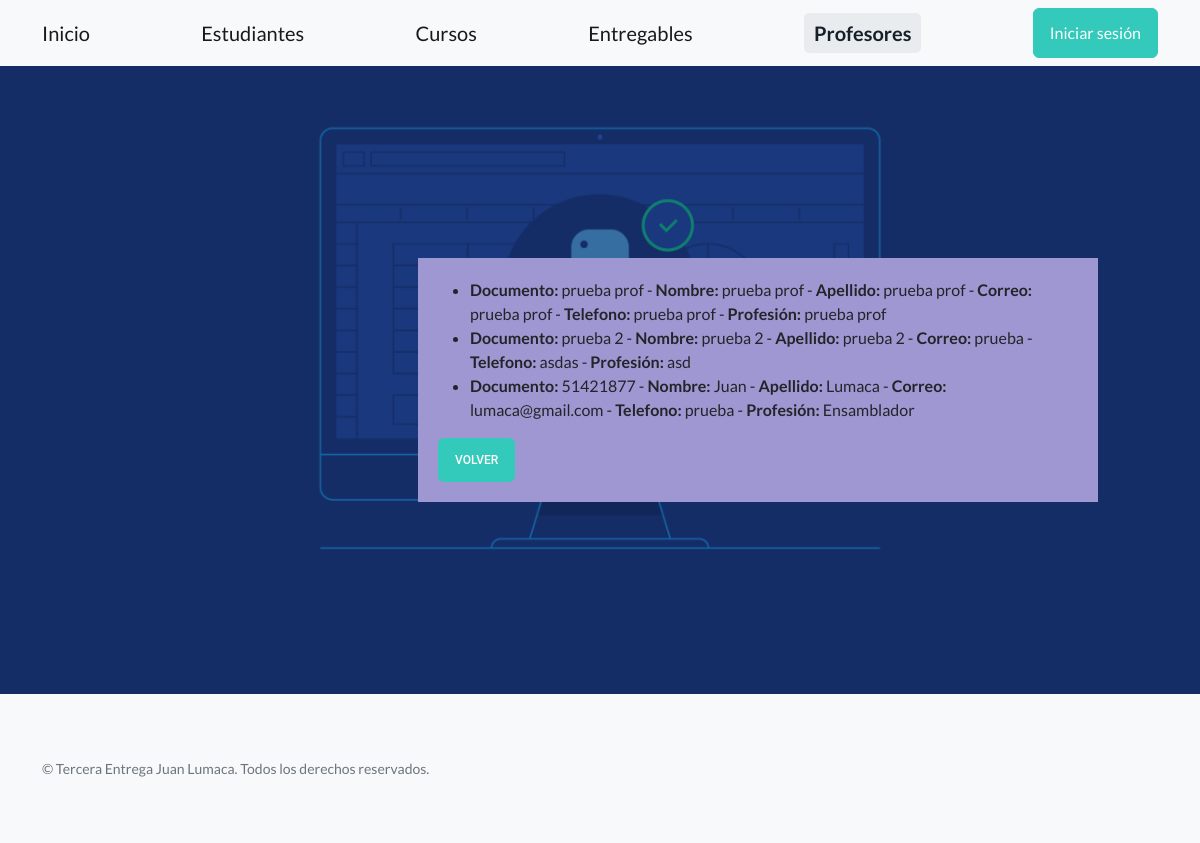
The page /AppCoder/buscarProfesores on the database as committed earlier.
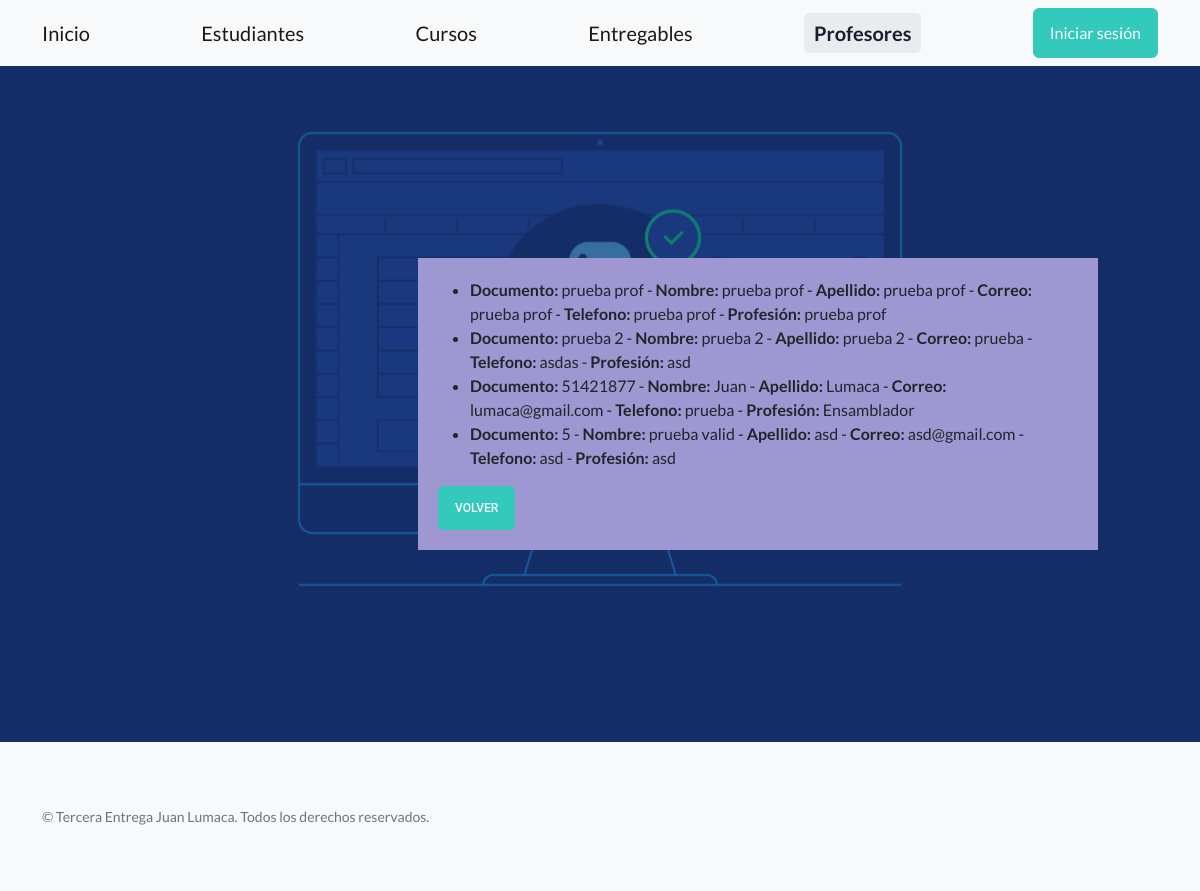
The same page on the database as committed later.
### AppCoder/models.py (models this page shows)
class Profesor(models.Model):
    documento = models.CharField(max_length=10)
    nombre = models.CharField(max_length=30)
    apellido = models.CharField(max_length=30)
    email = models.CharField(max_length=30)
    telefono = models.CharField(max_length=30)
    profesion = models.CharField(max_length=30)

### AppCoder/views.py (the view)
# urls.py: path('buscarProfesores', views.buscarProfesoresTodos,name="BuscarProfesores"),#PROFESORES
def buscarProfesoresTodos(req):
    try:
        if req.method == "GET":
            profesores = Profesor.objects.all()
            return render(req, "Profesores/formConsultarTodosProfesores.html", {"profesores": profesores,'active_page': 'profesores'})
    except OperationalError as e:
        return render(req, "Profesores/formConsultarTodosProfesores.html", {'error_message':f"Ha ocurrido un error no controlado con la base de datos: {str(e)}",'active_page': 'profesores'})
    except IntegrityError as e:
        return render(req, "Profesores/formConsultarTodosProfesores.html", {'error_message':f"Ha ocurrido un error de integridad no controlado con la base de datos: {str(e)}",'active_page': 'profesores'})
    except ValueError as e:
        return render(req, "Profesores/formConsultarTodosProfesores.html", {'error_message':f"Se deben ingresar los datos: {str(e)}",'active_page': 'profesores'})
    except Exception as e:
        return render(req, "Profesores/formConsultarTodosProfesores.html", {'error_message':f"Excepción no controlada: {str(e)}",'active_page': 'profesores'})

### AppCoder/templates/Profesores/formConsultarTodosProfesores.html (shortened to what this page needs)
{% extends "padre.html" %}
{% load static %}
{% block contenidoQueCambia %}
  <div class="padding">
    <div class="row container d-flex justify-content-center">
      <div class="col-md-6 col-lg-4">
        <div class="FondoConsulta">
          {% if error_message %}
            <p class="MensajeError">{{error_message}}</p>
          {% else %}
            {% if profesores %}
              <ul>
                {% for profesor in profesores %}
                  <li>
                    <strong>Documento:</strong> {{profesor.documento}} -
                    <strong>Nombre:</strong> {{profesor.nombre}} -
                    <strong>Apellido:</strong> {{profesor.apellido}} -
                    <strong>Correo:</strong> {{profesor.email}} -
                    <strong>Telefono:</strong> {{profesor.telefono}} -
                    <strong>Profesión:</strong> {{profesor.profesion}}
                  </li>
                {% endfor %}
              </ul>
            {% else %}
              <p class="MensajeError">No se encontraron datos!</p>
            {% endif %}
          {% endif %}
          <a href="{% url 'Profesores' %}" class="btn btn-block btn-bold btn-primary">Volver</a>
        </div>
      </div>
    </div>
  </div>
{% endblock %}

Rows that differ between the two databases and show on the page:
added Profesor: documento "5", nombre "prueba valid", apellido "asd", email "asd@gmail.com", telefono "asd", profesion "asd"
